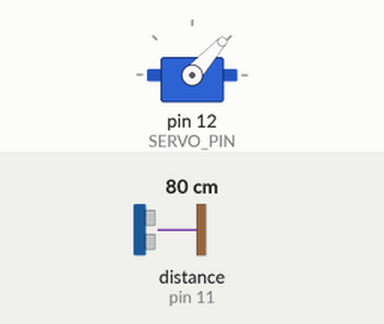
Bench run of a sketch on a simulated Arduino Uno, built with avr-gcc and run on an emulated ATmega328P. On the bench: servo. Wiring (inferred from the names in the program): ultrasonic range finder: trigger pin 10; echo pin 11. The test bench sets the inputs (shaded band); at power-on: distance to the obstacle (sensor on pin 11) 80 cm. The echo pulse lasts 58.3 µs per cm; what the sketch prints to the serial monitor is not drawn.

Above: at 1.2 s.
1.3 s: distance to the obstacle (sensor on pin 11) set to 2 cm
At 1.73 s:
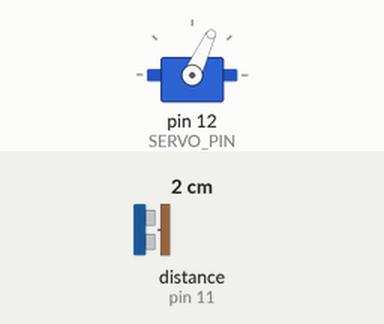
4.3 s: distance to the obstacle (sensor on pin 11) set to 250 cm
At 5.09 s:
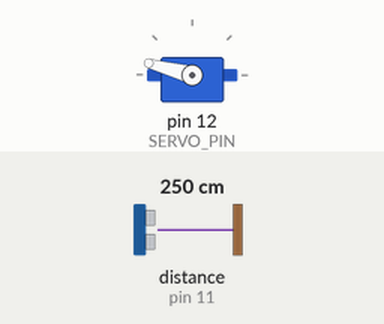
7.3 s: distance to the obstacle (sensor on pin 11) set to 4 cm
At 7.74 s:
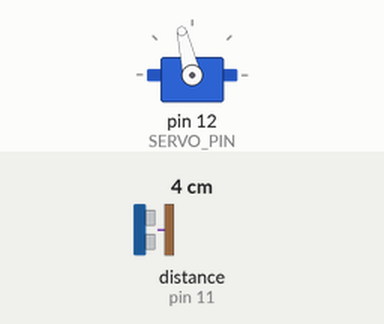
Timing chart, 0 to 16.3 s (numbered marks = the images above; inputs shaded):
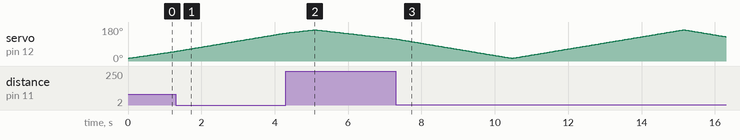

The sketch:

20_ultrasonic_radar.ino
```cpp
/*
  المستوى المتوسط — المشروع 5: رادار كشف الأجسام (Ultrasonic Radar)
  كتاب: 38 مشروع في شهر — لؤي النصري (@robotlouay)

  التوصيل:
    HC-SR04: VCC → 5V   GND → GND   Trig → Pin 10   Echo → Pin 11
    Servo:   أحمر → 5V   بني → GND   إشارة → Pin 12
  يرسل الأردوينو "الزاوية,المسافة." عبر المنفذ التسلسلي (9600).
  شاشة الرادار: شغّل الملف radar_display.pde في برنامج Processing
  (غيّر رقم المنفذ COM داخل الملف).
*/

#include <Servo.h>

const int TRIG_PIN = 10, ECHO_PIN = 11, SERVO_PIN = 12;
Servo radarServo;

int distanceCm() {
  digitalWrite(TRIG_PIN, LOW);  delayMicroseconds(2);
  digitalWrite(TRIG_PIN, HIGH); delayMicroseconds(10);
  digitalWrite(TRIG_PIN, LOW);
  long t = pulseIn(ECHO_PIN, HIGH, 30000);
  return t == 0 ? 0 : t * 0.034 / 2;
}

void sendReading(int angle) {
  radarServo.write(angle);
  delay(30);                          // استقرار المحرك قبل القياس
  int d = distanceCm();
  Serial.print(angle);
  Serial.print(",");
  Serial.print(d);
  Serial.print(".");                  // الفاصلة تفصل القيم والنقطة تنهي القراءة
}

void setup() {
  Serial.begin(9600);
  pinMode(TRIG_PIN, OUTPUT);
  pinMode(ECHO_PIN, INPUT);
  radarServo.attach(SERVO_PIN);
}

void loop() {
  for (int a = 15; a <= 165; a++) sendReading(a);
  for (int a = 165; a >= 15; a--) sendReading(a);
}
```
